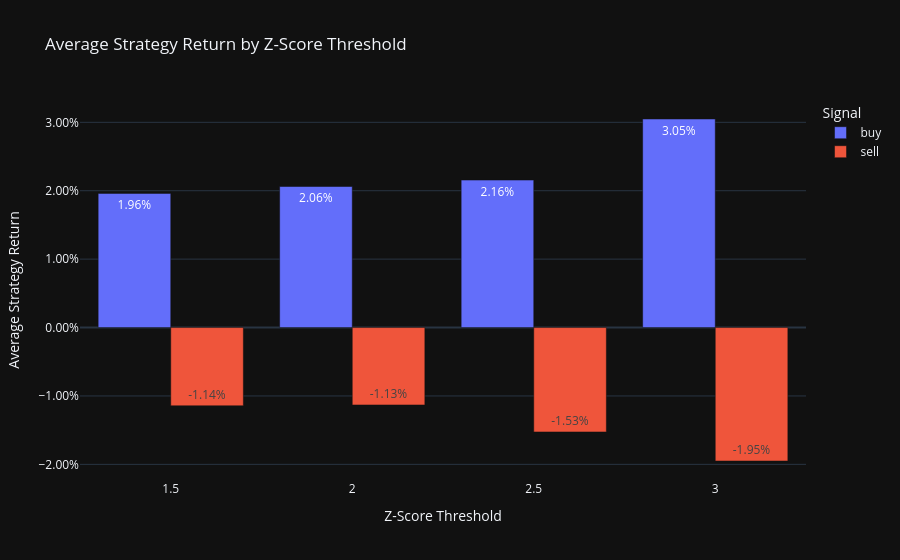

Notebook code for this chart:
### Code cell
fig = px.bar(
    threshold_results,
    x="threshold",
    y="avg_return",
    color="signal_label",
    barmode="group",
    text_auto=".2%",
    title="Average Strategy Return by Z-Score Threshold",
    labels={
        "threshold": "Z-Score Threshold",
        "avg_return": "Average Strategy Return",
        "signal_label": "Signal"
    },
    template="plotly_dark"
)

fig.update_layout(
    yaxis_tickformat=".2%",
    hovermode="x unified"
)

fig.show()

### Figure 1 — Plotly figure (JSON) as saved in the notebook; plotly's stock layout.template omitted (floating-point values rounded to 4 significant figures)
{"data": [{"alignmentgroup": "True", "hovertemplate": "Signal=buy<br>Z-Score Threshold=%{x}<br>Average Strategy Return=%{y}<extra></extra>", "legendgroup": "buy", "marker": {"color": "#636efa", "pattern": {"shape": ""}}, "name": "buy", "offsetgroup": "buy", "orientation": "v", "showlegend": true, "textposition": "auto", "texttemplate": "%{y:.2%}", "type": "bar", "x": [1.5, 2.0, 2.5, 3.0], "xaxis": "x", "y": [0.01961, 0.02062, 0.02156, 0.03049], "yaxis": "y"}, {"alignmentgroup": "True", "hovertemplate": "Signal=sell<br>Z-Score Threshold=%{x}<br>Average Strategy Return=%{y}<extra></extra>", "legendgroup": "sell", "marker": {"color": "#EF553B", "pattern": {"shape": ""}}, "name": "sell", "offsetgroup": "sell", "orientation": "v", "showlegend": true, "textposition": "auto", "texttemplate": "%{y:.2%}", "type": "bar", "x": [1.5, 2.0, 2.5, 3.0], "xaxis": "x", "y": [-0.01144, -0.01131, -0.01526, -0.01951], "yaxis": "y"}], "layout": {"barmode": "group", "hovermode": "x unified", "legend": {"title": {"text": "Signal"}, "tracegroupgap": 0}, "title": {"text": "Average Strategy Return by Z-Score Threshold"}, "xaxis": {"anchor": "y", "domain": [0, 1], "title": {"text": "Z-Score Threshold"}}, "yaxis": {"anchor": "x", "domain": [0, 1], "tickformat": ".2%", "title": {"text": "Average Strategy Return"}}}}
